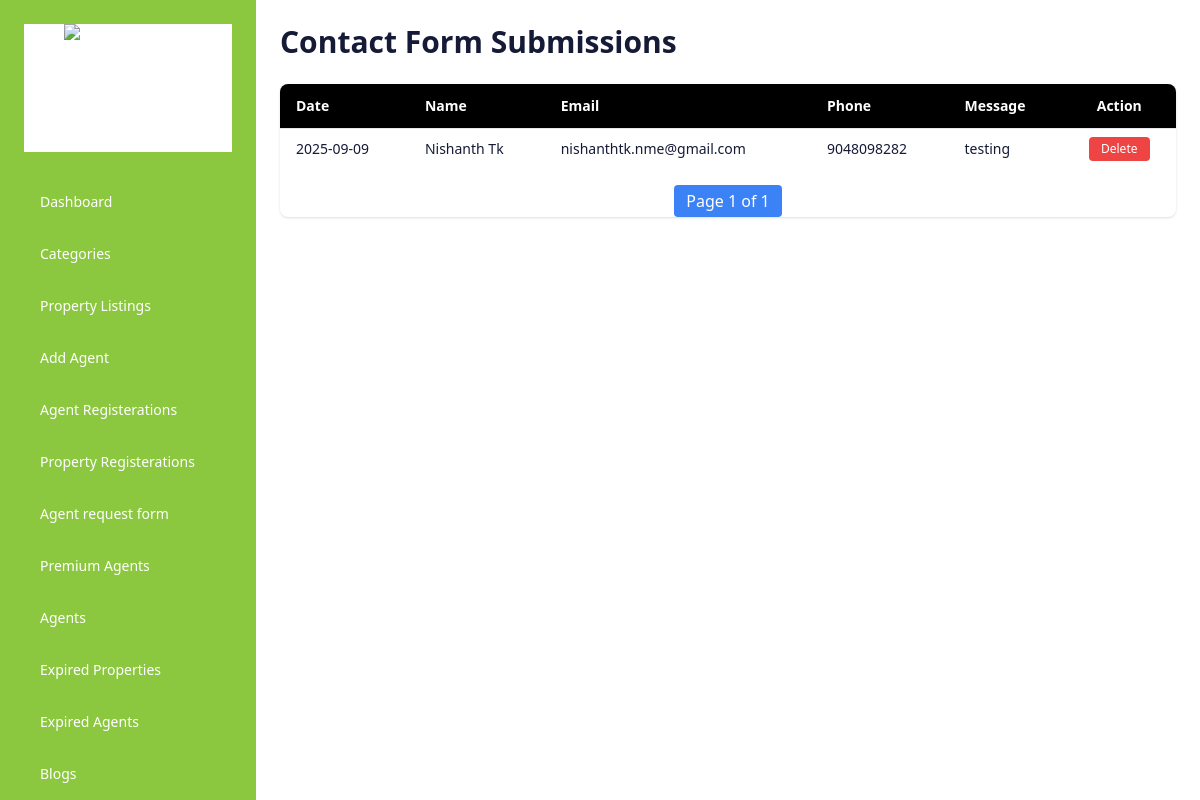
/admin_panel/admin_contact (signed in), run on the app's committed database.
### developer/models.py (models this page shows, shortened)
class Contact(models.Model):
    name =models.CharField(max_length=100)
    email = models.CharField(max_length=100, null=True, blank=True)
    phone = models.CharField(max_length=14)
    message = models.CharField(max_length=500)
    created_at = models.DateTimeField(auto_now_add=True)

### developer/views.py (the view)
# urls.py: path('admin_contact', views.admin_contact, name="admin_contact"),
@never_cache
@user_passes_test(superuser_required, login_url='superuser_login_view')
def admin_contact(request):
    contact_list = Contact.objects.all().order_by("-created_at")  # latest first
    paginator = Paginator(contact_list, 20)
    page_number = request.GET.get("page")
    contacts = paginator.get_page(page_number)
    return render(request, 'admin_contact.html', {'contacts': contacts})

### developer/views.py (called while the page is built)
def superuser_required(user):
    return user.is_authenticated and user.is_superuser

### developer/templates/admin_contact.html (shortened to what this page needs)
{% load static %}
<!DOCTYPE html>
<html lang="en">
<head>
  <script src="https://cdn.tailwindcss.com"></script>
</head>
<body class="bg-white text-[#151a37] font-sans">
  <div class="flex min-h-screen">
        <aside class="w-64 bg-[#8bc83f] text-white p-6 fixed h-screen overflow-y-auto scrollbar-thin scrollbar-thumb-gray-400 scrollbar-track-transparent">
      <div class="flex items-center justify-center mb-8 bg-white">
        <img src="{% static 'img/logo.png' %}" alt="Logo" class="w-32 h-32 object-contain">
      </div>
          <nav>
        <ul class="space-y-4 text-sm">
           <li>
            <a href="{% url 'dashboard' %}" class="block py-2 px-4 rounded hover:bg-white hover:text-[#151a37]">
              Dashboard
            </a>
          </li>
          <li>
            <a href="{% url 'categories' %}" class="block py-2 px-4 rounded hover:bg-white hover:text-[#151a37]">
              Categories
            </a>
          </li>
          <li>
            <a href="{% url 'add_property' %}" class="block py-2 px-4 rounded hover:bg-white hover:text-[#151a37]">
             Property Listings
            </a>
          </li>
          <li>
            <a href="{% url 'agents_login' %}" class="block py-2 px-4 rounded hover:bg-white hover:text-[#151a37]">
             Add Agent
            </a>
          </li>
          <li>
            <a href="{% url 'agent_reg' %}" class="block py-2 px-4 rounded hover:bg-white hover:text-[#151a37]">
             Agent Registerations
            </a>
          </li>
            <li>
            <a href="{% url 'admin_property_list' %}" class="block py-2 px-4 rounded hover:bg-white hover:text-[#151a37]">
             Property Registerations
            </a>
          </li>
          <li>
            <a href="{% url 'requestforms' %}" class="block py-2 px-4 rounded hover:bg-white hover:text-[#151a37]">
             Agent request form
            </a>
          </li>
          <li>
            <a href="{% url 'admin_premiumagents' %}" class="block py-2 px-4 rounded hover:bg-white hover:text-[#151a37]">
             Premium Agents
            </a>
          </li>
          <li>
            <a href="{% url 'admin_agents' %}" class="block py-2 px-4 rounded hover:bg-white hover:text-[#151a37]">
             Agents
            </a>
          </li>
           <li>
            <a href="{% url 'expired_property' %}" class="block py-2 px-4 rounded hover:bg-white hover:text-[#151a37]">
             Expired Properties
            </a>
          </li>
          <li>
            <a href="{% url 'expired_agent' %}" class="block py-2 px-4 rounded hover:bg-white hover:text-[#151a37]">
             Expired Agents
            </a>
          </li>
          <li>
            <a href="{% url 'create_blog' %}" class="block py-2 px-4 rounded hover:bg-white hover:text-[#151a37]">
              Blogs
            </a>
          </li>
        </ul>
      </nav>
        </aside>
<main class="ml-64 p-6 w-full">
  <h1 class="text-3xl font-bold mb-6">Contact Form Submissions</h1>
  <div class="overflow-x-auto bg-white rounded-lg shadow">
    <table class="min-w-full divide-y divide-gray-200 text-sm">
      <thead class="bg-black text-left text-white">
        <tr>
          <th class="px-4 py-3">Date</th>
          <th class="px-4 py-3">Name</th>
          <th class="px-4 py-3">Email</th>
          <th class="px-4 py-3">Phone</th>
          <th class="px-4 py-3">Message</th>
          <th class="px-4 py-3 text-center">Action</th>
        </tr>
      </thead>
      <tbody class="divide-y divide-gray-200">
        {% for contact in contacts %}
        <tr>
          <td class="px-4 py-2">{{ contact.created_at|date:"Y-m-d" }}</td>
          <td class="px-4 py-2">{{ contact.name }}</td>
          <td class="px-4 py-2">{{ contact.email }}</td>
          <td class="px-4 py-2">{{ contact.phone }}</td>
          <td class="px-4 py-2">{{ contact.message }}</td>
          <td class="px-4 py-2 text-center">
            <form action="{% url 'delete_contact' contact.id %}" method="post" style="display:inline;">
              <button type="submit" class="bg-red-500 text-white px-3 py-1 rounded hover:bg-red-600 text-xs"
                onclick="return confirm('Are you sure you want to delete this contact?')">
                Delete
              </button>
            </form>
          </td>
        </tr>
        {% empty %}
        <tr>
          <td colspan="6" class="text-center py-4">No contacts found.</td>
        </tr>
        {% endfor %}
      </tbody>
    </table>
    <div class="flex justify-center mt-4 space-x-2">
      <span class="px-3 py-1 bg-blue-500 text-white rounded">
        Page {{ contacts.number }} of {{ contacts.paginator.num_pages }}
      </span>
    </div>
  </div>
</main>
</div>
</body>
</html>

### data on the page
Contact: created_at "2025-09-09", name "Nishanth Tk", email "nishanthtk.nme@gmail.com", phone "9048098282", message "testing"

### other printed values
{{ contacts.number }} "1"
{{ contacts.paginator.num_pages }} "1"
